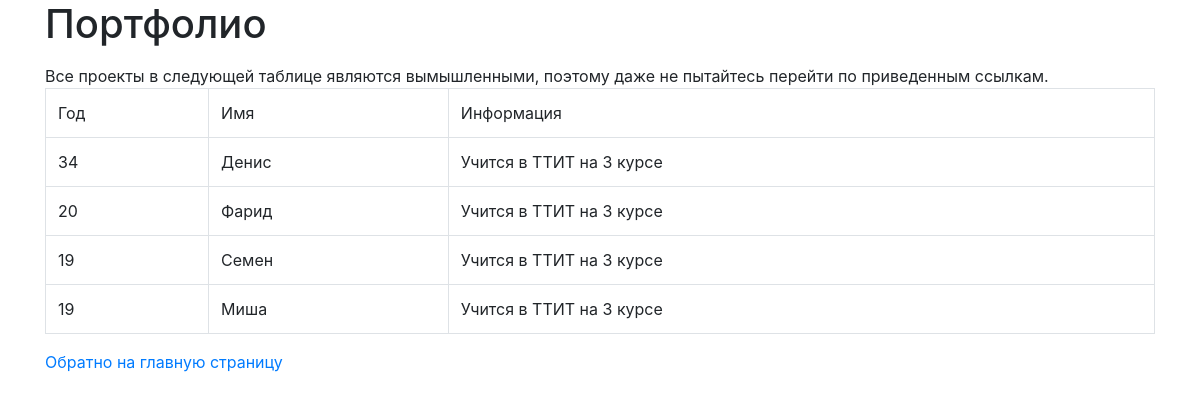
The app's page /portfolio with its own data.
### tables this page shows
CREATE TABLE `prektika` (
  `id` int(10) UNSIGNED NOT NULL,
  `year` int(10) UNSIGNED NOT NULL,
  `Name` varchar(1000) NOT NULL,
  `Description` varchar(1000) NOT NULL
);

### application/core/view.php (called while the page is built)
<?php
class View
{
	function generate($content_view, $template_view, $data = null)
	{
		include 'application/views/'.$template_view;
	}
}

### application/controllers/controller_portfolio.php (called while the page is built)
<?php
class Controller_Portfolio extends Controller
{
	function __construct()
	{
		$this->model = new Model_Portfolio();
		$this->view = new View();
	}
	function action_index()
	{
		$data = $this->model->get_data();
		$this->view->generate('portfolio_view.php', 'template_view.php', $data);
	}
}

### application/bootstrap.php (called while the page is built, shortened)
<?php
require_once 'core/model.php';
require_once 'core/view.php';
require_once 'core/route.php';
Route::start();

### index.php (called while the page is built, shortened)
<?php
require_once 'application/bootstrap.php';
?>

### application/core/model.php (called while the page is built, shortened)
<?php
class Model
{
    public function __construct()
    {
        mysqli_set_charset($this->link = new mysqli(
            $GLOBALS['host'],
            $GLOBALS['username'],
            $GLOBALS['password'],
            $GLOBALS['database'],
        ), 'utf8');
    }
}

### application/models/model_portfolio.php (called while the page is built)
<?php
class Model_Portfolio extends Model
{
    public function get_data()
    {
        $sql = "SELECT * FROM prektika";
        $result = mysqli_query($this->link, $sql);
        return $result;
    }
}

### application/views/portfolio_view.php (the view, shortened to what this page needs)
<h1>Портфолио</h1>
<p>
<table class="table table-bordered">
<tr><td>Год</td><td>Имя</td><td>Информация</td></tr>
<?php
	foreach($data as $row)
	{
		echo '<tr><td>'.$row['year'].'</td><td>'.$row['Name'].'</td><td>'.$row['Description'].'</td></tr>';
	}
?>
</table>
<th><a href="/main"> Обратно на главную страницу</a></th>
</p>

### application/core/route.php (shortened to what this page needs)
<?php
class Route
{
    static function start()
    {
        $action_name = 'index';
        $action_name = 'action_'.$action_name;
        $controller = new $controller_name;
        $action = $action_name;
        if(method_exists($controller, $action))
        {
            $controller->$action();
        }
        else
        {
            Route::ErrorPage404();
        }
    }
}

### application/views/template_view.php (shortened to what this page needs)
<!DOCTYPE html>
<link rel="stylesheet" href="https://maxcdn.bootstrapcdn.com/bootstrap/4.0.0/css/bootstrap.min.css">
<html>
	<head>
		<link rel="stylesheet" type="text/css" href="/css/bootstrap.css">
	</head>
	<body>
    <div class="container">
        <?php require_once 'application/views/' . $content_view ?>
    </div>
	</body>
</html>

### records on screen
prektika: year "34", Name "Денис", Description "Учится в ТТИТ на 3 курсе"
prektika: year "20", Name "Фарид", Description "Учится в ТТИТ на 3 курсе"
prektika: year "19", Name "Семен", Description "Учится в ТТИТ на 3 курсе"
prektika: year "19", Name "Миша", Description "Учится в ТТИТ на 3 курсе"
